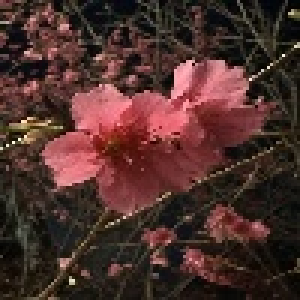
#> input picture MP1/dataset2_resized/0001.jpg, 100 x 100 px (shown 3 times larger); its folder holds only this picture in this run
$ jupyter execute --allow-errors 'Machine Problem 1.ipynb'
#> lines starting #> are read from the running program, lines starting #| are printed output that depends on the picture
# Machine Problem 1
#### DIGIMAP S13 Group 3 Bon, Jawali, Lopez, O'Neil, Rejano
## Affine Transformations
### Directions
The goal of the machine problem is to apply the concepts of affine transformations, specifically using geometric transformations. You are to submit two files for this activity: (1) a Jupyter notebook containing the solutions to the action items. Ensure you provide comments, discussions, and proper section divisions for your code. Please also include your answer to the Guide Questions in the Jupyter Notebook; (2) a PDF version of your Jupyter Notebook. You can provide a link to your submission resources or a zip file. The instructor will run it on their local machine, so make sure the codes and files are accessible and functional.

[cell 1]
import os
import cv2 as cv
import numpy as np

#### [Data Formatting] Given the image dataset:
* Reshape the images to (100,100,3)
* Save the transformed images as JPEG files in a separate directory.

[cell 2]
input_directory = '../media/dataset2'
output_directory = 'dataset2_resized'

if not os.path.exists(output_directory): # creates directory if it does not exist
    os.makedirs(output_directory)

#> (the rest of this cell did not finish here and is left out)

#### [Data Augmentation] Given the previous dataset:
* Create individual parametrized functions that can:
* Randomly put a black patch over a portion of the image

[cell 3]
def random_black_patch(img):
    h, w, _ = img.shape
    patch_size = np.random.randint(10, 30) # randomly selects the size of the black patch, currently set between 10 to 30 pixels
    x1 = np.random.randint(0, w - patch_size)
    y1 = np.random.randint(0, h - patch_size)
    img[y1:y1+patch_size, x1:x1+patch_size] = 0 # sets the pixels in the selected area to black
    return img

* Shift an image sideward or upwards.

[cell 4]
def shift_image(img, shift_x, shift_y):
    h, w = img.shape[:2]

    # creates a transformation matrix for shifting
    # [1, 0, shift_x] shifts the image by 'shift_x' pixels horizontally
    # [0, 1, shift_y] shifts the image by 'shift_y' pixels vertically
    M = np.float32([[1, 0, shift_x], [0, 1, shift_y]])
    shifted_img = cv.warpAffine(img, M, (w, h)) # apply the shifting using the affine transformation
    return shifted_img

* Rotate an image either for

[cell 5]
def rotate_image(img, angle):
    h, w = img.shape[:2]
    center = (w // 2, h // 2) # determines the center of the image
    M = cv.getRotationMatrix2D(center, angle, 1.0) # positive angle -> counter clockwise rotation, negative angle -> clockwise rotation
    rotated_img = cv.warpAffine(img, M, (w, h)) # apply the rotation using the affine transformation
    return rotated_img

* Flip an image either vertically or horizontally.

[cell 6]
def flip_image(image, value):
    return cv.flip(image, value)  # 0 -> vertical, 1 -> horizontal

#### Produce a new augmented dataset with at least 100 images (original images included) using the functions made in the previous action item.

[cell 7]
augmented_output_dir = 'dataset2_augmented'
if not os.path.exists(augmented_output_dir): # creates directory if does not exist
    os.makedirs(augmented_output_dir)

[cell 8]
def combine_augmentations(image, aug_func1, aug_func2):
    # apply the first augmentation
    img_aug1 = aug_func1(image.copy())
    # apply the second augmentation
    img_aug2 = aug_func2(img_aug1)
    return img_aug2

image_count = 0
augmentations = [
    (random_black_patch, 'random_black_patch'),
    (lambda img: shift_image(img, 20, 0), 'shift_right_20px'),
    (lambda img: shift_image(img, 0, -20), 'shift_up_20px'),
    (lambda img: rotate_image(img, 45), 'rotate_45_degrees'),
    (lambda img: flip_image(img, 0), 'flip_vertically'),
    (lambda img: flip_image(img, 1), 'flip_horizontally'),
]

for filename in os.listdir(output_directory):
    if filename.endswith('.jpg'):
        img_path = os.path.join(output_directory, filename)
        image = cv.imread(img_path)
#> image is the input picture: shape (100, 100, 3); mean B, G, R 43.3, 47.8, 76.9

        # saving the original resized image
        cv.imwrite(os.path.join(augmented_output_dir, filename), image)
        image_count += 1

        # saving the augmented images
        for i in range(len(augmentations)):
            # single augmentations
            aug_func, aug_desc = augmentations[i]
            output_filename = f'{filename.split(".")[0]}_{aug_desc}.jpg'
            cv.imwrite(os.path.join(augmented_output_dir, output_filename), aug_func(image.copy()))
            image_count += 1

            # combine augmentations
            for j in range(i + 1, len(augmentations)):
                aug_func2, aug_desc2 = augmentations[j]
                combined_image = combine_augmentations(image, aug_func, aug_func2)
                output_filename_combined = f'{filename.split(".")[0]}_{aug_desc}_{aug_desc2}.jpg'
                cv.imwrite(os.path.join(augmented_output_dir, output_filename_combined), combined_image)
                image_count += 1

            if image_count >= 150:  # stop if already reached 150 images
                break
#> this loop made 6 passes
#> (aug_desc, output_filename) on passes 2, 3, 5, 6: ('shift_right_20px', '0001_shift_right_20px.jpg'), ('shift_up_20px', '0001_shift_up_20px.jpg'), ('flip_vertically', '0001_flip_vertically.jpg'), ('flip_horizontally', '0001_flip_horizontally.jpg')
#> pass 1, `cv.imwrite(os.path.join(augmented_output_dir, output_filename), aug_fu..`:
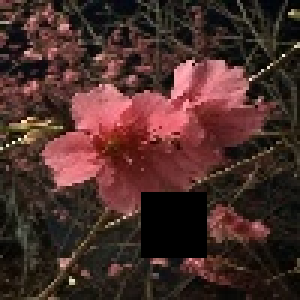
#> saved as 0001_random_black_patch.jpg: shape (100, 100, 3) (shown 3 times larger); mean B, G, R 41.4, 45.7, 73.8
#> pass 1, in shift_image, `shifted_img = cv.warpAffine(img, M, (w, h))`:
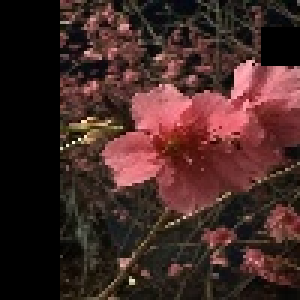
#> shifted_img: shape (100, 100, 3) (shown 3 times larger); mean B, G, R 37.3, 40.5, 67.2
#> pass 1, in combine_augmentations (call 2), `img_aug1 = aug_func1(image.copy())`:
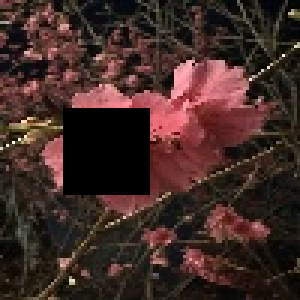
#> img_aug1: shape (100, 100, 3) (shown 3 times larger); mean B, G, R 37.8, 42.3, 64.4
#> after the loop, image_count = 22

    if image_count >= 150:
        break

$ run again, on MP1/dataset2_resized/0008.jpg
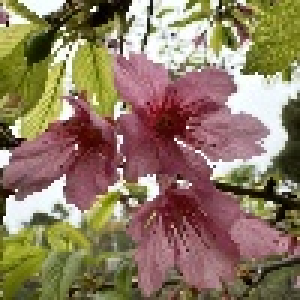
#> input picture MP1/dataset2_resized/0008.jpg, 100 x 100 px (shown 3 times larger)
#> image is the input picture: shape (100, 100, 3); mean B, G, R 98.5, 121.8, 142
#> the loop `for i in range(len(augmentations)):` made 6 passes
#> (aug_desc, output_filename) on passes 2, 3, 5, 6: ('shift_right_20px', '0008_shift_right_20px.jpg'), ('shift_up_20px', '0008_shift_up_20px.jpg'), ('flip_vertically', '0008_flip_vertically.jpg'), ('flip_horizontally', '0008_flip_horizontally.jpg')
#> pass 1, in shift_image, `shifted_img = cv.warpAffine(img, M, (w, h))`:
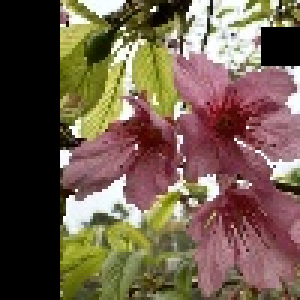
#> shifted_img: shape (100, 100, 3) (shown 3 times larger); mean B, G, R 75.7, 92.7, 111.7
#> pass 1, in combine_augmentations (call 2), `img_aug1 = aug_func1(image.copy())`:
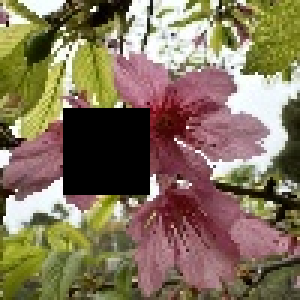
#> img_aug1: shape (100, 100, 3) (shown 3 times larger); mean B, G, R 91.4, 114.8, 130.8
#> after the loop `for i in range(len(augmentations)):`: image_count = 22

$ run again, on MP1/dataset2_resized/0009.jpg
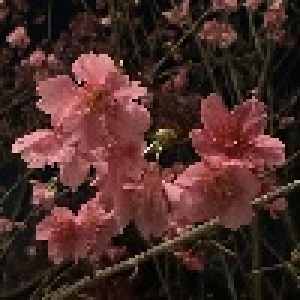
#> input picture MP1/dataset2_resized/0009.jpg, 100 x 100 px (shown 3 times larger)
#> image is the input picture: shape (100, 100, 3); mean B, G, R 40.2, 44.2, 73.5
#> the loop `for i in range(len(augmentations)):` made 6 passes
#> (aug_desc, output_filename) on passes 2, 3, 5, 6: ('shift_right_20px', '0009_shift_right_20px.jpg'), ('shift_up_20px', '0009_shift_up_20px.jpg'), ('flip_vertically', '0009_flip_vertically.jpg'), ('flip_horizontally', '0009_flip_horizontally.jpg')
#> pass 1, in shift_image, `shifted_img = cv.warpAffine(img, M, (w, h))`:
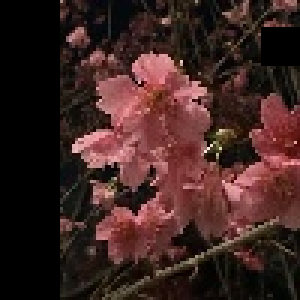
#> shifted_img: shape (100, 100, 3) (shown 3 times larger); mean B, G, R 33.8, 36.7, 62.3
#> pass 1, in combine_augmentations (call 2), `img_aug1 = aug_func1(image.copy())`:
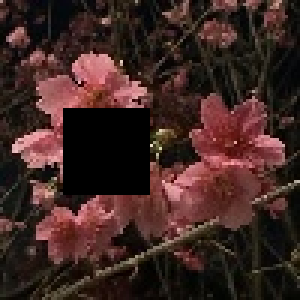
#> img_aug1: shape (100, 100, 3) (shown 3 times larger); mean B, G, R 34.6, 38.5, 62.6
#> after the loop `for i in range(len(augmentations)):`: image_count = 22

$ run again, on MP1/dataset2_resized/0010.jpg
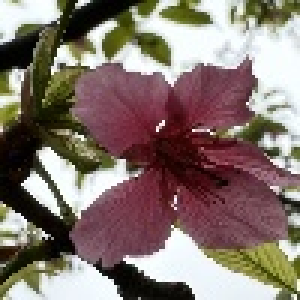
#> input picture MP1/dataset2_resized/0010.jpg, 100 x 100 px (shown 3 times larger)
#> image is the input picture: shape (100, 100, 3); mean B, G, R 110.5, 117.6, 133.2
#> the loop `for i in range(len(augmentations)):` made 6 passes
#> (aug_desc, output_filename) on passes 2, 3, 5, 6: ('shift_right_20px', '0010_shift_right_20px.jpg'), ('shift_up_20px', '0010_shift_up_20px.jpg'), ('flip_vertically', '0010_flip_vertically.jpg'), ('flip_horizontally', '0010_flip_horizontally.jpg')
#> pass 1, in shift_image, `shifted_img = cv.warpAffine(img, M, (w, h))`:
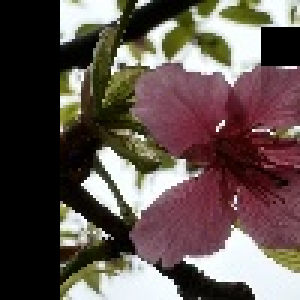
#> shifted_img: shape (100, 100, 3) (shown 3 times larger); mean B, G, R 78.8, 83.4, 97.4
#> pass 1, in combine_augmentations (call 2), `img_aug1 = aug_func1(image.copy())`:
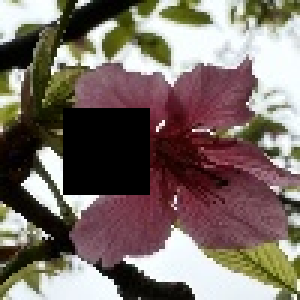
#> img_aug1: shape (100, 100, 3) (shown 3 times larger); mean B, G, R 102.4, 109.2, 122.3
#> after the loop `for i in range(len(augmentations)):`: image_count = 22

$ run again, on MP1/dataset2_resized/0002.jpg
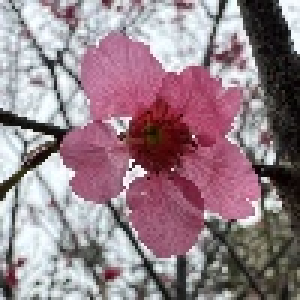
#> input picture MP1/dataset2_resized/0002.jpg, 100 x 100 px (shown 3 times larger)
#> image is the input picture: shape (100, 100, 3); mean B, G, R 136.6, 128, 149.6
#> the loop `for i in range(len(augmentations)):` made 6 passes
#> (aug_desc, output_filename) on passes 2, 3, 5, 6: ('shift_right_20px', '0002_shift_right_20px.jpg'), ('shift_up_20px', '0002_shift_up_20px.jpg'), ('flip_vertically', '0002_flip_vertically.jpg'), ('flip_horizontally', '0002_flip_horizontally.jpg')
#> pass 1, in shift_image, `shifted_img = cv.warpAffine(img, M, (w, h))`:
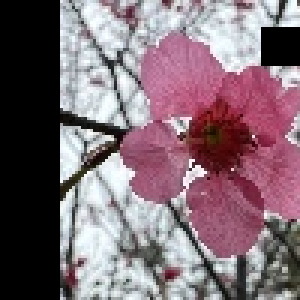
#> shifted_img: shape (100, 100, 3) (shown 3 times larger); mean B, G, R 117, 108.2, 128.2
#> pass 1, in combine_augmentations (call 2), `img_aug1 = aug_func1(image.copy())`:
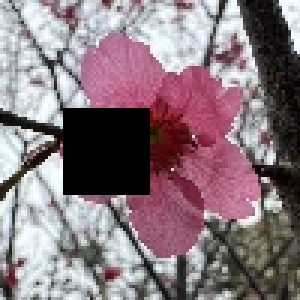
#> img_aug1: shape (100, 100, 3) (shown 3 times larger); mean B, G, R 126.3, 119.3, 136.4
#> after the loop `for i in range(len(augmentations)):`: image_count = 22
